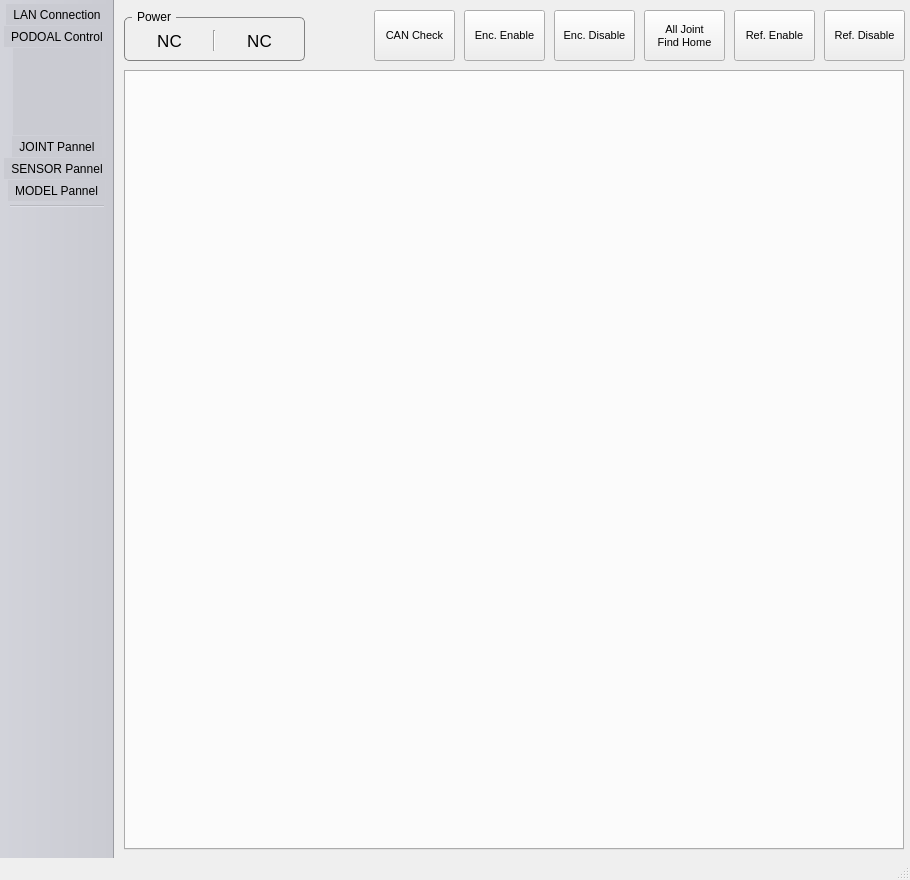
<?xml version="1.0" encoding="UTF-8"?>
<ui version="4.0">
 <class>GUIMainWindow</class>
 <widget class="QMainWindow" name="GUIMainWindow">
  <property name="geometry">
   <rect>
    <x>0</x>
    <y>0</y>
    <width>910</width>
    <height>880</height>
   </rect>
  </property>
  <property name="windowTitle">
   <string>PODO GUI -- Rainbow Robotics</string>
  </property>
  <widget class="QWidget" name="centralWidget">
   <widget class="QTabWidget" name="MAIN_TAB">
    <property name="geometry">
     <rect>
      <x>10</x>
      <y>70</y>
      <width>780</width>
      <height>780</height>
     </rect>
    </property>
    <property name="currentIndex">
     <number>-1</number>
    </property>
   </widget>
   <widget class="QGroupBox" name="groupBox_2">
    <property name="geometry">
     <rect>
      <x>10</x>
      <y>10</y>
      <width>181</width>
      <height>51</height>
     </rect>
    </property>
    <property name="styleSheet">
     <string notr="true">QGroupBox {
    border: 1px solid gray;
    border-radius: 5px;
    margin-top: 7px;
}

QGroupBox::title {
    subcontrol-origin: margin;
    left: 8px;
    padding: 0 3px 0 3px;
}

</string>
    </property>
    <property name="title">
     <string>Power</string>
    </property>
    <widget class="QLabel" name="LB_VOLTAGE">
     <property name="geometry">
      <rect>
       <x>10</x>
       <y>20</y>
       <width>71</width>
       <height>21</height>
      </rect>
     </property>
     <property name="font">
      <font>
       <pointsize>13</pointsize>
      </font>
     </property>
     <property name="text">
      <string>NC</string>
     </property>
     <property name="alignment">
      <set>Qt::AlignCenter</set>
     </property>
    </widget>
    <widget class="Line" name="line">
     <property name="geometry">
      <rect>
       <x>80</x>
       <y>20</y>
       <width>20</width>
       <height>21</height>
      </rect>
     </property>
     <property name="orientation">
      <enum>Qt::Vertical</enum>
     </property>
    </widget>
    <widget class="QLabel" name="LB_CURRENT">
     <property name="geometry">
      <rect>
       <x>100</x>
       <y>20</y>
       <width>71</width>
       <height>21</height>
      </rect>
     </property>
     <property name="font">
      <font>
       <pointsize>13</pointsize>
      </font>
     </property>
     <property name="text">
      <string>NC</string>
     </property>
     <property name="alignment">
      <set>Qt::AlignCenter</set>
     </property>
    </widget>
   </widget>
   <widget class="QPushButton" name="BTN_REF_ENABLE">
    <property name="geometry">
     <rect>
      <x>620</x>
      <y>10</y>
      <width>81</width>
      <height>51</height>
     </rect>
    </property>
    <property name="font">
     <font>
      <pointsize>8</pointsize>
     </font>
    </property>
    <property name="text">
     <string>Ref. Enable</string>
    </property>
   </widget>
   <widget class="QPushButton" name="BTN_REF_DISABLE">
    <property name="geometry">
     <rect>
      <x>710</x>
      <y>10</y>
      <width>81</width>
      <height>51</height>
     </rect>
    </property>
    <property name="font">
     <font>
      <pointsize>8</pointsize>
     </font>
    </property>
    <property name="text">
     <string>Ref. Disable</string>
    </property>
   </widget>
   <widget class="QPushButton" name="BTN_CAN_CHECK">
    <property name="geometry">
     <rect>
      <x>260</x>
      <y>10</y>
      <width>81</width>
      <height>51</height>
     </rect>
    </property>
    <property name="font">
     <font>
      <pointsize>8</pointsize>
     </font>
    </property>
    <property name="text">
     <string>CAN Check</string>
    </property>
   </widget>
   <widget class="QPushButton" name="BTN_ENC_ENABLE">
    <property name="geometry">
     <rect>
      <x>350</x>
      <y>10</y>
      <width>81</width>
      <height>51</height>
     </rect>
    </property>
    <property name="font">
     <font>
      <pointsize>8</pointsize>
     </font>
    </property>
    <property name="text">
     <string>Enc. Enable</string>
    </property>
   </widget>
   <widget class="QPushButton" name="BTN_ENC_DISABLE">
    <property name="geometry">
     <rect>
      <x>440</x>
      <y>10</y>
      <width>81</width>
      <height>51</height>
     </rect>
    </property>
    <property name="font">
     <font>
      <pointsize>8</pointsize>
     </font>
    </property>
    <property name="text">
     <string>Enc. Disable</string>
    </property>
   </widget>
   <widget class="QPushButton" name="BTN_FINDHOME_ALL">
    <property name="geometry">
     <rect>
      <x>530</x>
      <y>10</y>
      <width>81</width>
      <height>51</height>
     </rect>
    </property>
    <property name="font">
     <font>
      <pointsize>8</pointsize>
     </font>
    </property>
    <property name="text">
     <string>All Joint
Find Home</string>
    </property>
   </widget>
  </widget>
  <widget class="QMenuBar" name="menuBar">
   <property name="geometry">
    <rect>
     <x>0</x>
     <y>0</y>
     <width>910</width>
     <height>19</height>
    </rect>
   </property>
  </widget>
  <widget class="QToolBar" name="mainToolBar">
   <property name="sizePolicy">
    <sizepolicy hsizetype="Fixed" vsizetype="Preferred">
     <horstretch>0</horstretch>
     <verstretch>0</verstretch>
    </sizepolicy>
   </property>
   <property name="styleSheet">
    <string notr="true">background-color: rgb(202, 203, 210);</string>
   </property>
   <property name="movable">
    <bool>false</bool>
   </property>
   <property name="iconSize">
    <size>
     <width>80</width>
     <height>80</height>
    </size>
   </property>
   <attribute name="toolBarArea">
    <enum>LeftToolBarArea</enum>
   </attribute>
   <attribute name="toolBarBreak">
    <bool>false</bool>
   </attribute>
   <addaction name="actionLAN"/>
   <addaction name="actionPODOAL"/>
   <addaction name="actionDUMMY"/>
   <addaction name="actionJOINT"/>
   <addaction name="actionSENSOR"/>
   <addaction name="actionJOYSTICK"/>
   <addaction name="separator"/>
  </widget>
  <widget class="QStatusBar" name="statusBar"/>
  <action name="actionLAN">
   <property name="checkable">
    <bool>true</bool>
   </property>
   <property name="icon">
    <iconset>
     <normaloff>../../share/GUI/icon/LAN_OFF_BLACK.png</normaloff>
     <normalon>../../share/GUI/icon/LAN_OFF_BLUE.png</normalon>../../share/GUI/icon/LAN_OFF_BLACK.png</iconset>
   </property>
   <property name="text">
    <string>LAN Connection</string>
   </property>
   <property name="toolTip">
    <string>LAN Connection</string>
   </property>
  </action>
  <action name="actionPODOAL">
   <property name="checkable">
    <bool>true</bool>
   </property>
   <property name="icon">
    <iconset>
     <normaloff>../../share/GUI/icon/MODULE_BLACK.png</normaloff>
     <normalon>../../share/GUI/icon/MODULE_BLUE.png</normalon>../../share/GUI/icon/MODULE_BLACK.png</iconset>
   </property>
   <property name="text">
    <string>PODOAL Control</string>
   </property>
   <property name="toolTip">
    <string>PODOAL Control</string>
   </property>
  </action>
  <action name="actionJOINT">
   <property name="checkable">
    <bool>true</bool>
   </property>
   <property name="icon">
    <iconset>
     <normaloff>../../share/GUI/icon/JOINT_BLACK.png</normaloff>
     <normalon>../../share/GUI/icon/JOINT_BLUE.png</normalon>../../share/GUI/icon/JOINT_BLACK.png</iconset>
   </property>
   <property name="text">
    <string>JOINT Pannel</string>
   </property>
   <property name="toolTip">
    <string>JOINT Pannel</string>
   </property>
  </action>
  <action name="actionSENSOR">
   <property name="checkable">
    <bool>true</bool>
   </property>
   <property name="icon">
    <iconset>
     <normaloff>../../share/GUI/icon/SENSOR_BLACK.png</normaloff>
     <normalon>../../share/GUI/icon/SENSOR_BLUE.png</normalon>../../share/GUI/icon/SENSOR_BLACK.png</iconset>
   </property>
   <property name="text">
    <string>SENSOR Pannel</string>
   </property>
   <property name="toolTip">
    <string>SENSOR Pannel</string>
   </property>
  </action>
  <action name="actionDUMMY">
   <property name="enabled">
    <bool>false</bool>
   </property>
   <property name="text">
    <string/>
   </property>
  </action>
  <action name="actionJOYSTICK">
   <property name="icon">
    <iconset>
     <normaloff>../../share/GUI/icon/SIMULATOR_BLACK.png</normaloff>
     <normalon>../../share/GUI/icon/SIMULATOR_BLUE.png</normalon>../../share/GUI/icon/SIMULATOR_BLACK.png</iconset>
   </property>
   <property name="text">
    <string>MODEL Pannel</string>
   </property>
   <property name="toolTip">
    <string>MODEL Pannel</string>
   </property>
  </action>
 </widget>
 <layoutdefault spacing="6" margin="11"/>
 <resources/>
 <connections/>
</ui>
